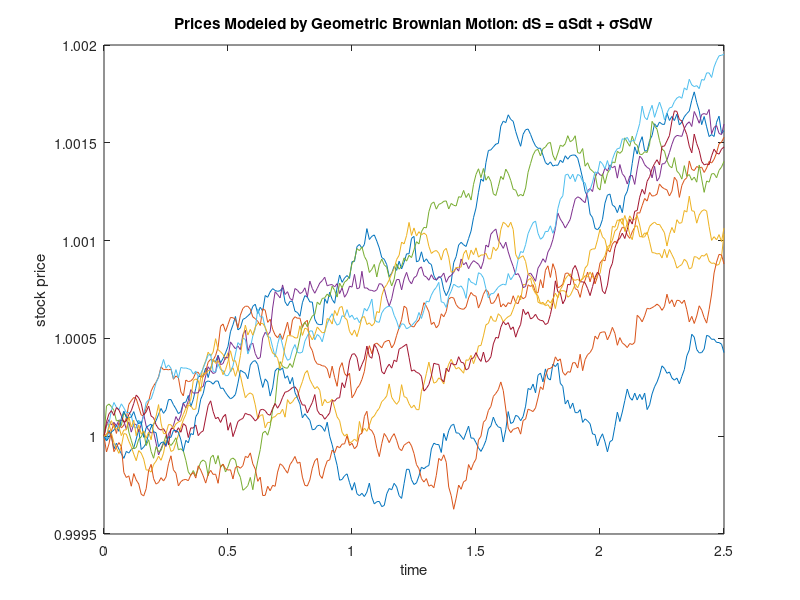

Reproduce this figure in MATLAB. (Note: this script raises an error after producing the figure.)
%% Shifra Abittan
% Professor Fontaine
% Financial Signal Processing
% Stochastic Calculus Problem Set

%% 1.
% Parameters
delta = 0.01; %controls variance of dW increments
N = 250; %number of intervals

n = 0:1:N;
t = n*delta;

S_0 = 1; %initial price of the stock at time 0
alpha = 0.1/N; %return
sigma = alpha; %risk/volatility
r = alpha/3; %intrest rate

%% (a) Estimate S[N/2] directly by averaging over 1000 paths (Monte Carlo)

% According to notation in pset, S[N/2]=S(T/2)=S(N*delta/2)
t_Ndiv2 = N*delta/2; %corresponding time index

% dW = Gaussian random variables with mean 0, variance delta; N(0,delta)
dW = (delta)^0.5 * randn(1000,N);

% Prepare matrix to hold prices. Index runs from 1 to N + 1 because the 
% first price is S_0 and MATLAB indexing begins at 1.
S = zeros(1000,N+1);
S(:,1) = S_0; %insert given value for S_0 for all paths

% Compute price at each time step: S_n+1 = S_n + dS and 
% dS = alpha*S*dt + sigma*S*dW --> 
% S_n+1 = S_n + alpha*S_n*(t_n+1 - t_n)+ sigma*S_n*(W_n+1 - W_n)
% where t_n+1 - t_n = delta and (W_n+1 - W_n) is N(0,delta)
for i=2:N+1 
    S(:,i) = S(:,i-1) + alpha.*S(:,i-1).*delta + sigma.*S(:,i-1).*dW(:,i-1);
end

S_Ndiv2 = S(:,N/2 + 1);

AvgS_Ndiv2 = mean(S_Ndiv2) %(1/1000)*sum(S_Ndiv2)


%% The approach below utilized discrete random walks. Instead, the Gaussian
% property of dW was harnessed above to solve part 1A.
%{ 
%% Function to Generate L Brownian Motions
function BM = BrownianMotion(L,N)
    % L = number of symmetric random walks to generate
    % N = number of steps in each random walk
    % In the return matrix, BM, each individual walk is represented in its own
    % row.
    
    % Generates an L x N-1 matrix of randomly generated 0 and 1,
    % probability = 0.5
    iid = round(rand(L,N-1));
    
    % Replaces the 0s with -1s
    iid_neg = zeros(L,N-1);
    iid_neg(iid==0)=(-1);
    iid_neg(iid==1)=(1);
    
    % Adjusts +1/-1 values for the increment size (NOT SURE IF RIGHT)
    iid_neg = iid_neg*(1/(N^(0.5)));
    
    % Computes the value of the walk at each time step
    BM = cumsum(iid_neg,2);
    
    % Start the motion at zero
    start = zeros(L,1);
    BM = [start BM];
end


W = BrownianMotion(1000,250);%1000 BMs to be used for Monte Carlo

% S[N/2]=S(T/2)=S(N*delta/2) according to notation outlined in problem
% statement
t_halfN = N*delta/2; %corresponding time index
W_halfN = W(:,N/2); %corresponding BM values

S_halfN = S_0*exp((alpha - (sigma.^2)/2)*t_halfN + sigma*W_halfN);
AvgS_halfN = mean(S_halfN);
%}


%% (b) Select and plot 10 paths S(t) and graph them
S_10 = S(1:10,:); %select 10 paths

figure
plot(t,S_10(1,:))
hold on
plot(t,S_10(2,:))
hold on
plot(t,S_10(3,:))
hold on
plot(t,S_10(4,:))
hold on
plot(t,S_10(5,:))
hold on
plot(t,S_10(6,:))
hold on
plot(t,S_10(7,:))
hold on
plot(t,S_10(8,:))
hold on
plot(t,S_10(9,:))
hold on
plot(t,S_10(10,:))
xlabel('time')
ylabel('stock price')
title('Prices Modeled by Geometric Brownian Motion: dS = \alphaSdt + \sigmaSdW')

%% (c) Discounted Stock Price
% Discounted Stock Price = X(t) = S(t) * D(t)

% In general, D(t) = exp(-integral from 0 to t of R(s). In our problem,
% R(s) is a constant, r. Therefore, D(t) = exp(-r*t) --> X(t) = S(t) * exp(-r*t)
% and S(t) = X(t) * exp(r*t).

% SDE for X(t) by Girsanov's Theorem: dX = sigma*X*dW' where dW' is a
% standard weiner process under the risk neutral measure (dW_tilda)

% To simulate the SDE, X[n+1] = X[n] + sigma*X[n]*(W'[n+1] - W'[n])
% Because W' is a standard weiner process under the risk neutral measure,
% W'[n+1] - W'[n] = N(0,delta). 

% The first step is to convert S_Ndiv2 for each of the 10 paths in part 1B
% to X[N/2] using X(t) = S(t) * exp(-r*t)
S_Ndiv2_exact = S(1:10,N/2 + 1); %pulls out the 10 values of S[N/2]
X_Ndiv2_exact = S_Ndiv2_exact * exp(-r*(N/2*delta)); %converts these values to X[N/2];T/2 = N/2*delta

% Now, generate 1000 extension paths for each of the 10 X[N/2] values using
% X[n+1] = X[n] + sigma*X[n]*N(0,delta)
X1 = discounted(X_Ndiv2_exact(1));
X2 = discounted(X_Ndiv2_exact(2));
X3 = discounted(X_Ndiv2_exact(3));
X4 = discounted(X_Ndiv2_exact(4));
X5 = discounted(X_Ndiv2_exact(5));
X6 = discounted(X_Ndiv2_exact(6));
X7 = discounted(X_Ndiv2_exact(7));
X8 = discounted(X_Ndiv2_exact(8));
X9 = discounted(X_Ndiv2_exact(9));
X10 = discounted(X_Ndiv2_exact(10));

% Next, estimate X[N/2] using the martingale formula --> expectation of
% X[N] under risk neutral measure
X1_Ndiv2_mg = mean(X1(:,125));
X2_Ndiv2_mg = mean(X2(:,125));
X3_Ndiv2_mg = mean(X3(:,125));
X4_Ndiv2_mg = mean(X4(:,125));
X5_Ndiv2_mg = mean(X5(:,125));
X6_Ndiv2_mg = mean(X6(:,125));
X7_Ndiv2_mg = mean(X7(:,125));
X8_Ndiv2_mg = mean(X8(:,125));
X9_Ndiv2_mg = mean(X9(:,125));
X10_Ndiv2_mg = mean(X10(:,125));

% Now, convert this value into estimate of S[N/2]. Compare the two values
% and calculate the error.

X_Ndiv2_mg = [X1_Ndiv2_mg; X2_Ndiv2_mg; X3_Ndiv2_mg; X4_Ndiv2_mg; X5_Ndiv2_mg; X6_Ndiv2_mg; X7_Ndiv2_mg; X8_Ndiv2_mg; X9_Ndiv2_mg; X10_Ndiv2_mg];
% Exact and martingale values are identical with 0 error? Am i doing
% something wrong?? (error in very far away decimal place)
S_Ndiv2_est = X_Ndiv2_mg * exp(r*(N/2*delta)); %convert back to S from X
MSE_S = immse(S_Ndiv2_exact,S_Ndiv2_est);

%% Complete the sentence in 1(c):
%{ 

Actually this becomes a fairly trivial issue, because dx = (0)dt + (sigma*X(t))dW'
and it is clearly obvious, therefore, that X[N] = X[N/2] + Y where Y is a
random variable that is independent of F(N/2) and under the risk-neutral
measure has mean value equal to 0, so obviously
E'[X[N]|Fn] = X[n].

%}


%% (d) Compute the variance
% Below is an estimate of the variance and NOT the conditional variance
% because the conditional variance is the sum of the mean of the variance
% and the variance of the mean. This computation is the variance of the
% mean and the mean of the variance term is missing. (?)
variance = (1/10)*sum((S_Ndiv2_est - S_Ndiv2_exact).^2)

%% 2.
% The SDE dR_HW = (a_t - b_t*R)*dt + sigma*dW' is the Hull-White interest rate
% model. The interest rate modeled can not be a martingale because there is
% a dt term. If there was only the dW' term, R would be a martingale.

%% (a) Write the Feynman-Kac PDE associated with each interest rate model
%{
The Feynman-Kac theorem enables the transformation from an SDE to a PDE.
If an SDE is of the form: dX(u) = beta(u,X(u))du + gamma(u,X(u))dW(u) then
the PDE becomes g_u(u,X(u)) + beta(u,X(u))g_X(u,X(u)) +
0.5*gamma^2(u,X(u))g_XX(u,X(u)) = 0 where g(T,X) = h(x) (initial condition)

In our case, X is R and u is t.

Hull White Model:
SDE: dR_HW = (a_t - b_t*R)*dt + sigma*dW'
            beta = a_t - b_t*R
            gamma = sigma
PDE: g_t(t,R) + (a_t - b_t*R)g_R(t,R) + 0.5*sigma^2*g_RR(t,R) = 0

Cox-Ingersoll-Ross Model:
SDE: dR_CIR = (a_t - b_t*R)*dt + sigma*R^(0.5)*dW'
            beta = a_t - b_t*R
            gamma = sigma*R^(0.5)
PDE: g_t(t,R) + (a_t - b_t*R)g_R(t,R) + 0.5*sigma^2*R*g_RR(t,R) = 0
%}

%% (b)
%fixed constants
Ka = 0.5;
Kb = 0.5;
Kc = 0.5;

T = delta*N;

b_t = Kb.*(1.1+sin(pi.*t./T));
sigma_t = Kc*(1.1+cos(4*pi.*t./T));
a_t = 0.5.*((sigma_t).^2) + Ka.*(1.1+cos(pi.*t./T));

figure 
subplot (1,3,1)
plot(t,b_t)
title('Graph of b_t')
xlabel('time')

subplot(1,3,2)
plot(t,sigma_t)
title('Graph of \sigma_t')
xlabel('time')

subplot (1,3,3)
plot(t,a_t)
title('Graph of a_t')
xlabel('time')

% Notice that the three functions remain strictly positive, above zero over
% the time interval.

epsilon = 0.0001;
R_0 = 1;

%% (b).1 Hull White Simulation
% To simulate the Hull-White SDE, use dR_HW = (a_t - b_t*R)*dt + sigma*dW'
% and R[n+1] = R[n] + dR_HW = R[n] + (a_t - b_t*R[n])*delta + sigma*N(0,delta) 

% dW' = Gaussian random variables with mean 0, variance delta; N(0,delta)
dW_tilda = (delta)^0.5 * randn(10,N+1);
    
% Matrix to hold values
R_HW = zeros(10,N+1);
    
% Insert given value R(0)
R_HW(:,1) = R_0; 

NumEpsilon_HW = zeros(10,N+1);

% Compute paths
for i=2:N+1 
    t = (i-1)*0.01; %current time
    R_HW(:,i) = R_HW(:,i-1) + (a_T(t,Ka,Kc,T) - (b_T(t,Kb,T)*R_HW(:,i-1)))*delta + sigma_T(t,Kc,T)*dW_tilda(:,i-1);
    
    %Check if R is below epsilon; if so, replace value with epsilon and
    %mark location of occurence in NumEpsilon
    for j=1:10
        if R_HW(j,i)<epsilon
            NumEpsilon_HW(j,i) = NumEpsilon_HW(j,i)+1;
            R_HW(j,i) = epsilon;
        end
    end
end

EpsilonEachPathHW = sum(NumEpsilon_HW,2);

n = 0:1:N;
t = n*delta;

figure
plot(t,R_HW(1,:))
hold on
plot(t,R_HW(2,:))
hold on
plot(t,R_HW(3,:))
hold on
plot(t,R_HW(4,:))
hold on
plot(t,R_HW(5,:))
hold on
plot(t,R_HW(6,:))
hold on
plot(t,R_HW(7,:))
hold on
plot(t,R_HW(8,:))
hold on
plot(t,R_HW(9,:))
hold on
plot(t,R_HW(10,:))
title('Hull White Interest Model 10 Simulations')
xlabel('time')
ylabel('interest rate')

%% (b).1 Cox-Ingersoll-Ross Simulation
% To simulate the Cox-Ingersoll-Ross SDE, use dR_CIR = (a_t - b_t*R)*dt + sigma*R^(0.5)*dW'
% and R[n+1] = R[n] + dR_CIR = R[n] + (a_t - b_t*R[n])*delta + sigma*R[n]^(0.5)*N(0,delta) 

% dW' = Gaussian random variables with mean 0, variance delta; N(0,delta)
%dW_tilda = (delta)^0.5 * randn(10,N+1);
    
% Matrix to hold values
R_CIR = zeros(10,N+1);
    
% Insert given value R(0)
R_CIR(:,1) = R_0; 

NumEpsilon_CIR = zeros(10,N+1);

% Compute paths
for i=2:N+1 
    t = (i-1)*0.01; %current time
    R_CIR(:,i) = R_CIR(:,i-1) + (a_T(t,Ka,Kc,T) - (b_T(t,Kb,T).*R_CIR(:,i-1))).*delta + sigma_T(t,Kc,T).*(R_CIR(:,i-1).^(0.5)).*dW_tilda(:,i-1);
    
    %Check if R is below epsilon; if so, replace value with epsilon and
    %mark location of occurence in NumEpsilon
    for j=1:10
        if R_CIR(j,i)<epsilon
            NumEpsilon_CIR(j,i) = NumEpsilon_CIR(j,i)+1;
            R_CIR(j,i) = epsilon;
        end
    end
end

EpsilonEachPathCIR = sum(NumEpsilon_CIR,2);

n = 0:1:N;
t = n*delta;

figure
plot(t,R_CIR(1,:))
hold on
plot(t,R_CIR(2,:))
hold on
plot(t,R_CIR(3,:))
hold on
plot(t,R_CIR(4,:))
hold on
plot(t,R_CIR(5,:))
hold on
plot(t,R_CIR(6,:))
hold on
plot(t,R_CIR(7,:))
hold on
plot(t,R_CIR(8,:))
hold on
plot(t,R_CIR(9,:))
hold on
plot(t,R_CIR(10,:))
title('Cox-Ingersoll-Ross Interest Model 10 Simulations')
xlabel('time')
ylabel('interest rate')

%% (b).2
% R(0) = r is the initial condition. Thus, t = 0 and c(0) = 0 because the
% integral from 0 to 0 of any integrand is 0.

% Therefore, R(T) simplifies to R(T) = r*exp(-c(T)) + integral from 0 to T
% of exp(-c(T))a(u)du + integral from 0 to T of
% exp(-2(c(T)-c(u))sigma(u)dW(u). 

syms Kb_s Kc_s Ka_s u T_s r
% Symbolically define given values
b_s = Kb_s*(1.1 + sin(pi*u/T_s));
sig_s = Kc_s*(1.1 + cos(4*pi*u/T_s));
a_s = 0.5*(sig_s)^2 + Ka_s*(1.1 + cos(u*pi/T));

% Find c(T) = integral from 0 to T of b(u)du
C_T = int(b_s,u,[0,T_s])


R0_T = r*exp(-C_T) + int(exp(-C_T)*a_s,u,0,T)
I_u = exp(-2*C_T)*sig_s %i kept the dummy variable u = t
% R_T = R0_T + integral from 0 to T of I_u dW'(u)

%% (c) Expectation and Variance %%

n = 0:1:N;
t = n*delta;
T = 250;

% dW' = Gaussian random variables with mean 0, variance delta; N(0,delta)
dW_tilda = (delta)^0.5 * randn(1000,N+1);
% Matrix to hold values
ER_HW = zeros(1000,N+1); 
% Insert given value R(0)
ER_HW(:,1) = R_0; 
ENumEpsilon_HW = zeros(1000,N+1);
% Compute paths
for i=2:N+1 
    t = (i-1)*0.01; %current time
    ER_HW(:,i) = ER_HW(:,i-1) + (a_T(t,Ka,Kc,T) - (b_T(t,Kb,T).*ER_HW(:,i-1))).*delta + sigma_T(t,Kc,T).*dW_tilda(:,i-1);
    %Check if R is below epsilon; if so, replace value with epsilon and
    %mark location of occurence in NumEpsilon
    for j=1:1000
        if ER_HW(j,i)<epsilon
            ENumEpsilon_HW(j,i) = ENumEpsilon_HW(j,i)+1;
            ER_HW(j,i) = epsilon;
        end
    end
end
EEpsilonEachPathHW = sum(NumEpsilon_HW,2);

n = 0:1:N;
t = n*delta;
T = 250;

figure
plot(t,ER_HW)
title('Hull White Interest Model 1000 Simulations')

%%
%Take the expectation by averaging over each time step
ExpR_HW = mean(ER_HW);
%Find the sample variance = sum((sample - mean)^2)/999
%VarR_HW = (1/999).*(sum((ER_HW - ExpR_HW).^2));
VarR_HW = var(ER_HW);
figure
n = 0:1:N;
t = n*delta;
plot(t, ExpR_HW)
hold on
plot(t,VarR_HW)
title('Hull-White Interest Model Expectation and Variance over Time using a Marte Carlo Approach')
legend('Expectation','Variance')

% dW' = Gaussian random variables with mean 0, variance delta; N(0,delta)
dW_tilda = (delta)^0.5 * randn(1000,N+1);
% Matrix to hold values
ER_CIR = zeros(1000,N+1); 
% Insert given value R(0)
ER_CIR(:,1) = R_0; 
ENumEpsilon_CIR = zeros(1000,N+1);
% Compute paths
for i=2:N+1 
    t = (i-1)*0.01; %current time
    ER_CIR(:,i) = ER_CIR(:,i-1) + (a_T(t,Ka,Kc,T) - (b_T(t,Kb,T).*ER_CIR(:,i-1))).*delta + sigma_T(t,Kc,T).*dW_tilda(:,i-1);
    %Check if R is below epsilon; if so, replace value with epsilon and
    %mark location of occurence in NumEpsilon
    for j=1:1000
        if ER_CIR(j,i)<epsilon
            ENumEpsilon_CIR(j,i) = ENumEpsilon_CIR(j,i)+1;
            ER_CIR(j,i) = epsilon;
        end
    end
end
EEpsilonEachPathCIR = sum(NumEpsilon_CIR,2);

%Take the expectation by averaging over each time step
ExpR_CIR = mean(ER_CIR);
%Find the sample variance = sum((sample - mean)^2)/999
VarR_CIR = (1/999).*(sum((ER_CIR - ExpR_CIR).^2));

figure
n = 0:1:N;
t = n*delta;
plot(t, ExpR_CIR)
hold on
plot(t,VarR_CIR)
title('Cox-Ingersoll-Ross Interest Model Expectation and Variance over Time using a Marte Carlo Approach')
legend('Expectation','Variance')

%% (d)
%{
NumEpsilon_HW 
EpsilonEachPathHW

NumEpsilon_CIR 
EpsilonEachPathCIR

ENumEpsilon_HW 
EEpsilonEachPathHW

ENumEpsilon_CIR 
EEpsilonEachPathCIR
%}

%% 3.(b)
C = delta.*[1 0.75;0.75 .9]; % Covariance Matrix
M = [0;0]; % Mean Vector

n = 0:1:N;
t = n*delta;

W1 = GaussianCorrelated(2,M,C);
W1 = W1.';

figure 
subplot(5,2,1)
sgtitle('10 Examples of a Pair of Correlated Brownian Motion Processes')
plot(t,W1(1,:),t,W1(2,:))
legend('W(1)','W(2)')
xlabel('time')

W2 = GaussianCorrelated(2,M,C);
W2 = W2.';

subplot(5,2,2)
plot(t,W2(1,:),t,W2(2,:))
legend('W(1)','W(2)')
xlabel('time')

W3 = GaussianCorrelated(2,M,C);
W3 = W3.';

subplot(5,2,3)
plot(t,W3(1,:),t,W3(2,:))
legend('W(1)','W(2)')
xlabel('time')

W4 = GaussianCorrelated(2,M,C);
W4 = W4.';

subplot(5,2,4)
plot(t,W4(1,:),t,W4(2,:))
legend('W(1)','W(2)')
xlabel('time')

W5 = GaussianCorrelated(2,M,C);
W5 = W5.';

subplot(5,2,5)
plot(t,W5(1,:),t,W5(2,:))
legend('W(1)','W(2)')
xlabel('time')

W6 = GaussianCorrelated(2,M,C);
W6 = W6.';

subplot(5,2,6)
plot(t,W6(1,:),t,W6(2,:))
legend('W(1)','W(2)')
xlabel('time')

W7 = GaussianCorrelated(2,M,C);
W7 = W7.';

subplot(5,2,7)
plot(t,W7(1,:),t,W7(2,:))
legend('W(1)','W(2)')
xlabel('time')

W8 = GaussianCorrelated(2,M,C);
W8 = W8.';

subplot(5,2,8)
plot(t,W8(1,:),t,W8(2,:))
legend('W(1)','W(2)')
xlabel('time')

W9 = GaussianCorrelated(2,M,C);
W9 = W9.';

subplot(5,2,9)
plot(t,W9(1,:),t,W9(2,:))
legend('W(1)','W(2)')
xlabel('time')

W10 = GaussianCorrelated(2,M,C);
W10 = W10.';

subplot(5,2,10)
plot(t,W10(1,:),t,W10(2,:))
legend('W(1)','W(2)')
xlabel('time')

%% (c)
alpha = [1;1]; %0.1/N
sigma3 = [.1 .2; .3 .4];

S1 = BMdrivenCorrBM(alpha,sigma3,W1);

figure 
subplot(5,2,1)
sgtitle('10 Examples of Geometric Brownian Processes (dS = \alphaSdt + \sigma1SdW1 + \sigma2SdW2) driven by a Pair of Correlated Brownian Motion Processes')
plot(t,S1(1,:),t,S1(2,:))
legend('S(1)','S(2)')
xlabel('time')

S2 = BMdrivenCorrBM(alpha,sigma3,W2);

subplot(5,2,2)
plot(t,S2(1,:),t,S2(2,:))
legend('S(1)','S(2)')
xlabel('time')

S3 = BMdrivenCorrBM(alpha,sigma3,W3);

subplot(5,2,3)
plot(t,S3(1,:),t,S3(2,:))
legend('S(1)','S(2)')
xlabel('time')

S4 = BMdrivenCorrBM(alpha,sigma3,W4);

subplot(5,2,4)
plot(t,S4(1,:),t,S4(2,:))
legend('S(1)','S(2)')
xlabel('time')

S5 = BMdrivenCorrBM(alpha,sigma3,W5);

subplot(5,2,5)
plot(t,S5(1,:),t,S5(2,:))
legend('S(1)','S(2)')
xlabel('time')

S6 = BMdrivenCorrBM(alpha,sigma3,W6);

subplot(5,2,6)
plot(t,S6(1,:),t,S6(2,:))
legend('S(1)','S(2)')
xlabel('time')

S7 = BMdrivenCorrBM(alpha,sigma3,W7);

subplot(5,2,7)
plot(t,S7(1,:),t,S7(2,:))
legend('S(1)','S(2)')
xlabel('time')

S8 = BMdrivenCorrBM(alpha,sigma3,W8);

subplot(5,2,8)
plot(t,S8(1,:),t,S8(2,:))
legend('S(1)','S(2)')
xlabel('time')

S9 = BMdrivenCorrBM(alpha,sigma3,W9);

subplot(5,2,9)
plot(t,S9(1,:),t,S9(2,:))
legend('S(1)','S(2)')
xlabel('time')

S10 = BMdrivenCorrBM(alpha,sigma3,W10);

subplot(5,2,10)
plot(t,S10(1,:),t,S10(2,:))
legend('S(1)','S(2)')
xlabel('time')

%% 4.
%{
The constrained optimization problem to minimize and maximize volatility
is: minimize risk^2 = w.'*C'*w subject to 1.'*w = 1 (condition that sum of the
weights is zero). We are ignoring the short selling restriction that all
weights be greater than or equal to zero.

Next, use a Lagrange multiplier: J(w,lamda) = w.'*C'*w + lamda(1 - 1.'w).
Set each partial derivative/the gradient to zero. This gives: 2C'w - 1*lamda
= 0 --> w = (lamda/2)*C^(-1)*1. Plug this back into constraint to get the
equations: w = risk^2*C'^(-1)*1 where risk = 1/(1.'*C'^(-1)*1)^0.5. C' is
defined in the problem as sigma*C*sigma.'

Putting this all together:
%}

alpha = [.1/250;.1/250]; 
sigma = [4 7; 2 6];
C = [1 0.75;0.75 .9];
C1 = sigma*C*sigma.';
risk_gradient0 = 1/([1 1]*(C1^(-1))*[1;1])^0.5;
w_gradient0 = (risk_gradient0.^2)*(C1^(-1))*[1;1]

% Because the weight vector where the gradient is 0 has a negative value,
% we reject it because this involves short selling.

% Next check boundary points to find the minimum and maximum portfolio.
w1 = [0;1];
w2 = [1;0];

sigmaprime1 = (w1.'*C1*w1)^0.5
sigmaprime2 = (w2.'*C1*w2)^0.5

% Because sigmaprime1 is the smaller of the two, w2 corresponds to the
% minimum risk portfolio and w1 corresponds to the maximum risk portfolio.

% S1 has more variance so it corresponds to the portfolio with a maximum
% variance/w1 is maximum weights. S2 has a smaller variance/fluctuating 
% behavior so it corresponds to w2 the minimum portfolio.

w_max = w1;
w_min = w2;

% V is defined as w.'S and can be used to simulate 10 pairs of Vmin,Vmax
[V1max,V1min] = Portfolio(w_max,w_min,S1);
[V2max,V2min] = Portfolio(w_max,w_min,S2);
[V3max,V3min] = Portfolio(w_max,w_min,S3);
[V4max,V4min] = Portfolio(w_max,w_min,S4);
[V5max,V5min] = Portfolio(w_max,w_min,S5);
[V6max,V6min] = Portfolio(w_max,w_min,S6);
[V7max,V7min] = Portfolio(w_max,w_min,S7);
[V8max,V8min] = Portfolio(w_max,w_min,S8);
[V9max,V9min] = Portfolio(w_max,w_min,S9);
[V10max,V10min] = Portfolio(w_max,w_min,S10);

figure 
subplot(5,2,1)
sgtitle('10 Examples of Two Portfolios with Minimum and Maximum Variances/Risks')
plot(t,V1max,t,V1min)
legend('Vmax','Vmin')
xlabel('time')

subplot(5,2,2)
plot(t,V2max,t,V2min)
legend('Vmax','Vmin')
xlabel('time')

subplot(5,2,3)
plot(t,V3max,t,V3min)
legend('Vmax','Vmin')
xlabel('time')

subplot(5,2,4)
plot(t,V4max,t,V4min)
legend('Vmax','Vmin')
xlabel('time')

subplot(5,2,5)
plot(t,V5max,t,V5min)
legend('Vmax','Vmin')
xlabel('time')

subplot(5,2,6)
plot(t,V6max,t,V6min)
legend('Vmax','Vmin')
xlabel('time')

subplot(5,2,7)
plot(t,V7max,t,V7min)
legend('Vmax','Vmin')
xlabel('time')

subplot(5,2,8)
plot(t,V8max,t,V8min)
legend('Vmax','Vmin')
xlabel('time')

subplot(5,2,9)
plot(t,V9max,t,V9min)
legend('Vmax','Vmin')
xlabel('time')

subplot(5,2,10)
plot(t,V10max,t,V10min)
legend('Vmax','Vmin')
xlabel('time')

% Notice that V_min is more or less the same for all 10 trials, steadily
% increasing. The V_max fluctuates around the V_min value and is different
% at each iteration. This shows the greater volatility of V_max relative 
% to V_min.

%% 1c Function to compute X[n] for N/2 < n < N using a Marte Carlo approach given X[N/2]
function X = discounted(X_Ndiv2)
    N = 250;
    delta = 0.01;
    sigma = 0.1/N;
    
    % dW' = Gaussian random variables with mean 0, variance delta; N(0,delta)
    dW_tilda = (delta)^0.5 * randn(1000,N/2);
    
    % Matrix to hold values
    X = zeros(1000,N/2);
    
    % Insert given value for X[N/2] as computed in X_Ndiv2_exact for all paths
    X(:,1) = X_Ndiv2; 
    
    % Compute paths
    for i=2:N/2 
        X(:,i) = X(:,i-1) + sigma.*X(:,i-1).*dW_tilda(:,i-1);
    end
end

%% 2b.1 Function to compute b_t at a specific time
function y = b_T(t,Kb,T)
    y = Kb.*(1.1+sin(pi.*t./T));
end

%% 2b.1 Function to compute sigma_t at a specific time
function y = sigma_T(t,Kc,T)
    y = Kc*(1.1+cos(4*pi.*t./T));
end

%% 2b.1 Function to compute a_t at a specific time
function y = a_T(t,Ka,Kc,T)
    y = 0.5.*((sigma_T(t,Kc,T)).^2) + Ka.*(1.1+cos(pi.*t./T));
end

%% 3.a Function to generate a set of m Gaussian random vectors
function Y = GaussianCorrelated(m,mean,covar)
    %Decompose the covariance matrix into its factorization, i.e. find C
    %such that covar = C*C.'
    C = cholcov(covar);
    Y = mean + C*randn(m,251); %mean in the form of a column vector
    Y = Y.'; %transpose so that each of the m vectors are column
end

%% 3.c Function to compute the geometric Brownian motion processes driven 
% by correlated Browninan motion processes
function S = BMdrivenCorrBM(alpha,sigma3,dW)
    % S[n+1] = S[n] + dS where dS1[n+1] = alpha1*S1[n]*dt +
    % sigma11*S1[n]*dW1 + sigma12*S1[n]*dW2 and dS2[n+1] = alpha2*S2[n]*dt +
    % sigma21*S2[n]*dW1 + sigma22*S2[n]*dW2 
    
    S = zeros(2,251); %initialize matrix to hold results
    S(:,1) = 1; %set S(0)=1 for both components
    
    for i=2:251 
        S(:,i) = S(:,i-1) + alpha.*S(:,i-1).*0.01 + sigma3(:,1).*S(:,i-1).*dW(1,i-1)  + sigma3(:,2).*S(:,i-1).*dW(2,i-1);
    end
end    

%% 4 Function to compute V, portfolio
function [Vmax,Vmin] = Portfolio(w_max,w_min,S)
    Vmax = zeros(1,251);
    Vmin = zeros(1,251);
    for i=1:251
        Vmax(i) = w_max.'*S(:,i);
        Vmin(i) = w_min.'*S(:,i);
    end
end